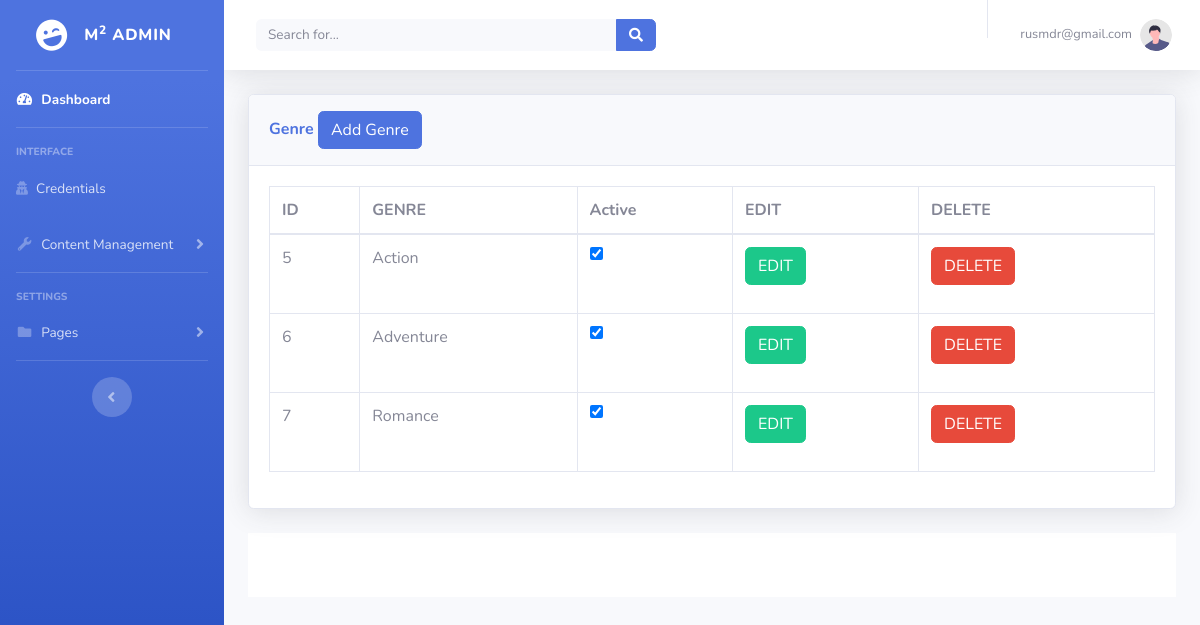
The app's page /admin/genre_info.php (signed in) with its own data.
### tables this page shows
CREATE TABLE `genre_info` (
  `genreid` int(11) NOT NULL,
  `genre_name` varchar(50) DEFAULT NULL,
  `active` int(4) NOT NULL
);

### admin/genre_info.php (the view, shortened to what this page needs)
<?php
include('security.php');
include('includes/header.php');
include('includes/navbar.php');
?>
<div class="container-fluid">
    <div class="card shadow mb-4">
        <div class="card-header py-3">
        <h6 class="m-0 font-weight-bold text-primary">Genre
            <button type="button" class="btn btn-primary" data-toggle="modal" data-target="#addadminprofile">
                Add Genre
            </button>
        </h6>
</div>
<div class="card-body">
    <div class="table-responsive">
    <?php
        $query="SELECT* FROM genre_info";
        $result=mysqli_query($connection, $query);
    ?>
        <table class="table table-bordered" id="dataTable" with="100%" cellspacing="0">
            <thead>
                <tr>
                    <th>ID</th>
                    <th>GENRE</th>
                    <th>Active</th>
                    <th>EDIT</th>
                    <th>DELETE</th>
                </tr>
            </thead>
            <tbody>
                <?php
                    if(mysqli_num_rows($result)>0)
                    {
                        while($row=mysqli_fetch_assoc($result))
                        {
                            ?>
                            <tr>
                                <td><?php echo $row['genreid']; ?></td>
                                <td><?php echo $row['genre_name']; ?></td>
                                <td>
                                    <input type="checkbox"<?= $row['active']=='1'?'checked':''?> readonly/>
                                </td>
                                <td>
                                    <form action="genre_edit.php" method="POST">
                                        <button type="submit" name="edit_btn" class="btn btn-success">EDIT</button>
                                    </form>
                                </td>
                                <td>
                                    <form action="code.php" method="POST">
                                        <button type="submit" name="genredelete_btn" class="btn btn-danger">DELETE</button>
                                    </form>
                                </td>
                            </tr>
                            <?php
                        }
                    }
                    else
                    {
                        echo "No Records Found!";
                    }
                ?>
            </tbody>
        </table>
    </div>
</div>
</div>
<?php
include('includes/footer.php');
?>

### records on screen
genre_info: genreid "5", genre_name "Action", active "☑"
genre_info: genreid "6", genre_name "Adventure", active "☑"
genre_info: genreid "7", genre_name "Romance", active "☑"

### other values on screen
$_SESSION['username'] "rusmdr@gmail.com"
